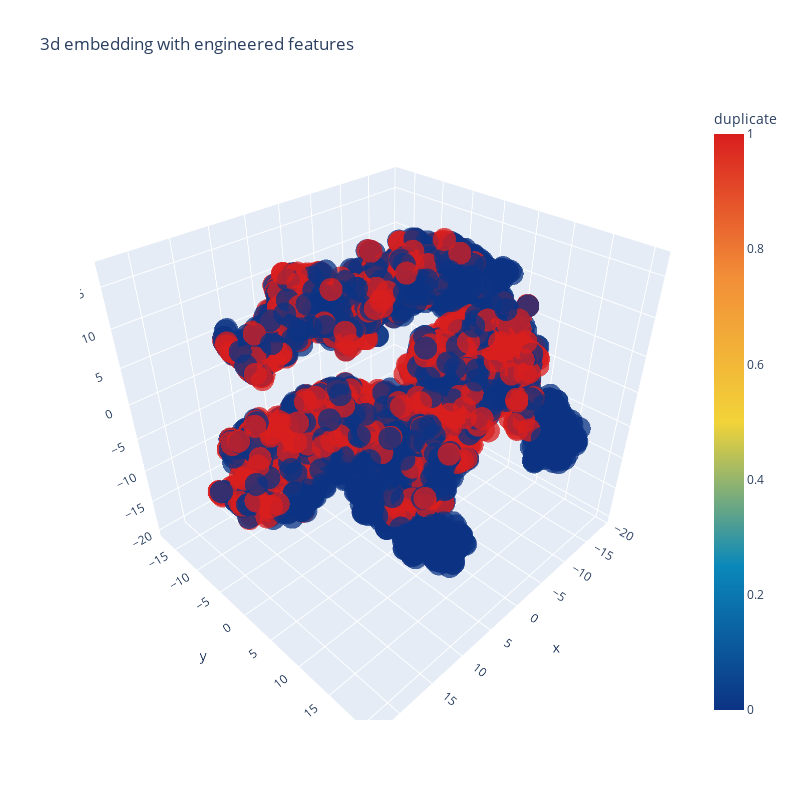

Notebook source saved alongside this figure:
### Code cell
trace1 = go.Scatter3d(
    x=tsne3d[:,0],
    y=tsne3d[:,1],
    z=tsne3d[:,2],
    mode='markers',
    marker=dict(
        sizemode='diameter',
        color = y,
        colorscale = 'Portland',
        colorbar = dict(title = 'duplicate'),
        line=dict(color='rgb(255, 255, 255)'),
        opacity=0.75
    )
)

data=[trace1]
layout=dict(height=800, width=800, title='3d embedding with engineered features')
fig=dict(data=data, layout=layout)
py.iplot(fig, filename='3DBubble')

### Figure 1 — Plotly figure (JSON) as saved in the notebook; plotly's stock layout.template omitted (floating-point values rounded to 4 significant figures; data arrays with more than 128 entries replaced by an {"elided": "..."} marker saying what was removed)
{"data": [{"marker": {"color": {"elided": "5000 int values"}, "colorbar": {"title": {"text": "duplicate"}}, "colorscale": [[0, "rgb(12,51,131)"], [0.25, "rgb(10,136,186)"], [0.5, "rgb(242,211,56)"], [0.75, "rgb(242,143,56)"], [1, "rgb(217,30,30)"]], "line": {"color": "rgb(255, 255, 255)"}, "opacity": 0.75, "sizemode": "diameter"}, "mode": "markers", "type": "scatter3d", "x": {"elided": "5000 float values"}, "y": {"elided": "5000 float values"}, "z": {"elided": "5000 float values"}}], "layout": {"height": 800, "title": {"text": "3d embedding with engineered features"}, "width": 800}}
